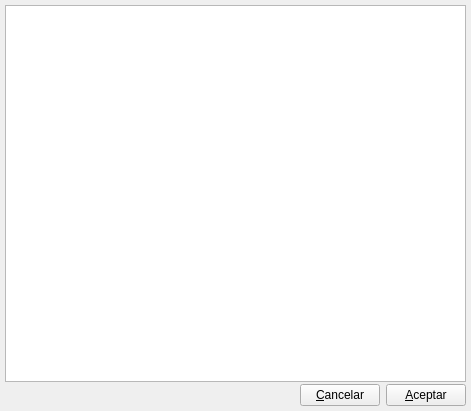
<ui version="4.0" >
 <author>Tomeu Borrás Riera</author>
 <comment></comment>
 <exportmacro></exportmacro>
 <class>ListAlmacenBase</class>
 <widget class="QWidget" name="ListAlmacenBase" >
  <property name="geometry" >
   <rect>
    <x>0</x>
    <y>0</y>
    <width>471</width>
    <height>411</height>
   </rect>
  </property>
  <property name="windowTitle" >
   <string>Almacenes</string>
  </property>
  <property name="windowIcon" >
   <iconset resource="../../bulmages-recursos-graficos.qrc" >:/Bulmafact48x48/images/png/48x48/i_bulmages_almacen_listado.48x48.png</iconset>
  </property>
  <layout class="QVBoxLayout" >
   <property name="margin" >
    <number>5</number>
   </property>
   <property name="spacing" >
    <number>2</number>
   </property>
   <item>
    <widget class="ListAlmacenSubForm" name="mui_listado" />
   </item>
   <item>
    <layout class="QHBoxLayout" >
     <property name="margin" >
      <number>0</number>
     </property>
     <property name="spacing" >
      <number>6</number>
     </property>
     <item>
      <spacer>
       <property name="orientation" >
        <enum>Qt::Horizontal</enum>
       </property>
       <property name="sizeHint" >
        <size>
         <width>581</width>
         <height>20</height>
        </size>
       </property>
      </spacer>
     </item>
     <item>
      <widget class="QPushButton" name="mui_cancelar" >
       <property name="text" >
        <string>&amp;Cancelar</string>
       </property>
      </widget>
     </item>
     <item>
      <widget class="QPushButton" name="mui_aceptar" >
       <property name="text" >
        <string>&amp;Aceptar</string>
       </property>
      </widget>
     </item>
    </layout>
   </item>
  </layout>
 </widget>
 <layoutdefault spacing="2" margin="6" />
 <pixmapfunction></pixmapfunction>
 <customwidgets>
  <customwidget>
   <class>ListAlmacenSubForm</class>
   <extends>QTableWidget</extends>
   <header>listalmacenview.h</header>
   <container>0</container>
   <pixmap></pixmap>
  </customwidget>
 </customwidgets>
 <resources>
  <include location="../../bulmages-recursos-graficos.qrc" />
 </resources>
 <connections>
  <connection>
   <sender>mui_cancelar</sender>
   <signal>clicked()</signal>
   <receiver>ListAlmacenBase</receiver>
   <slot>close()</slot>
   <hints>
    <hint type="sourcelabel" >
     <x>311</x>
     <y>563</y>
    </hint>
    <hint type="destinationlabel" >
     <x>6</x>
     <y>564</y>
    </hint>
   </hints>
  </connection>
 </connections>
</ui>
